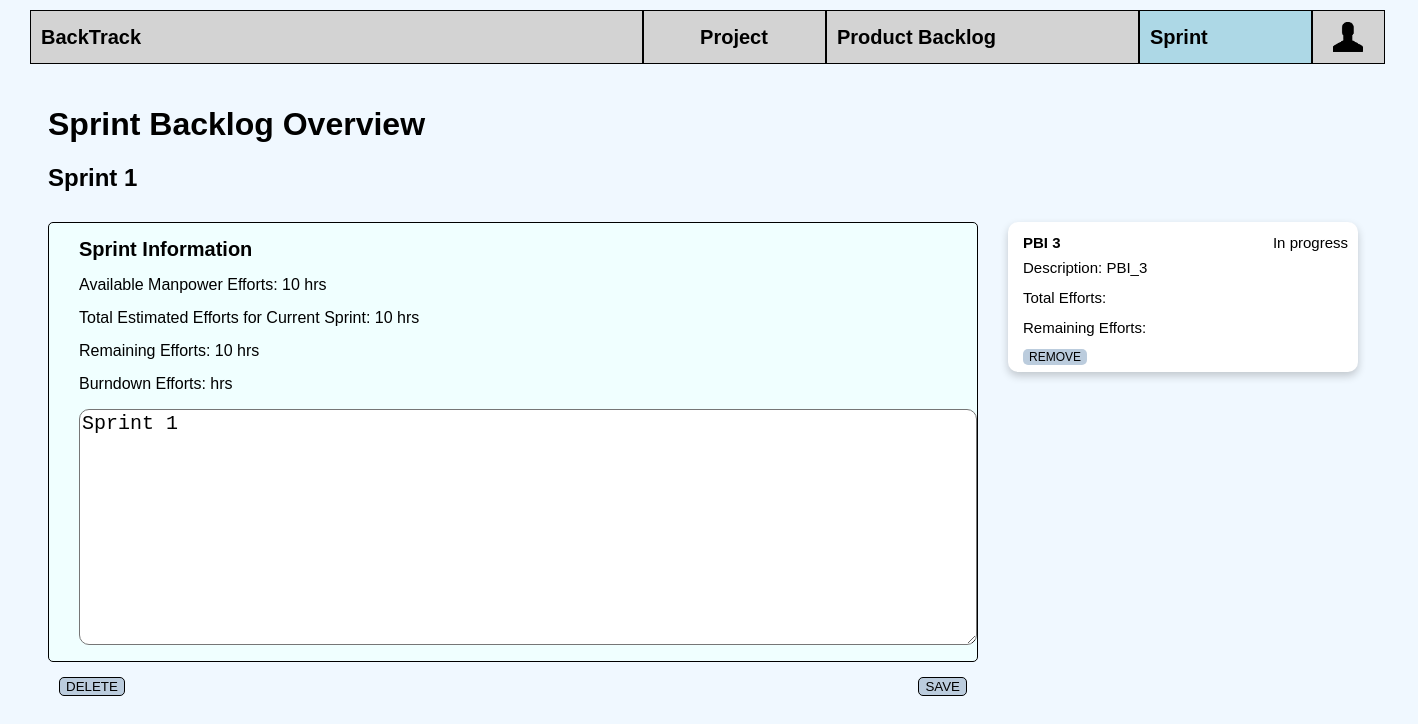
Page /sprints/ on the earlier database version.
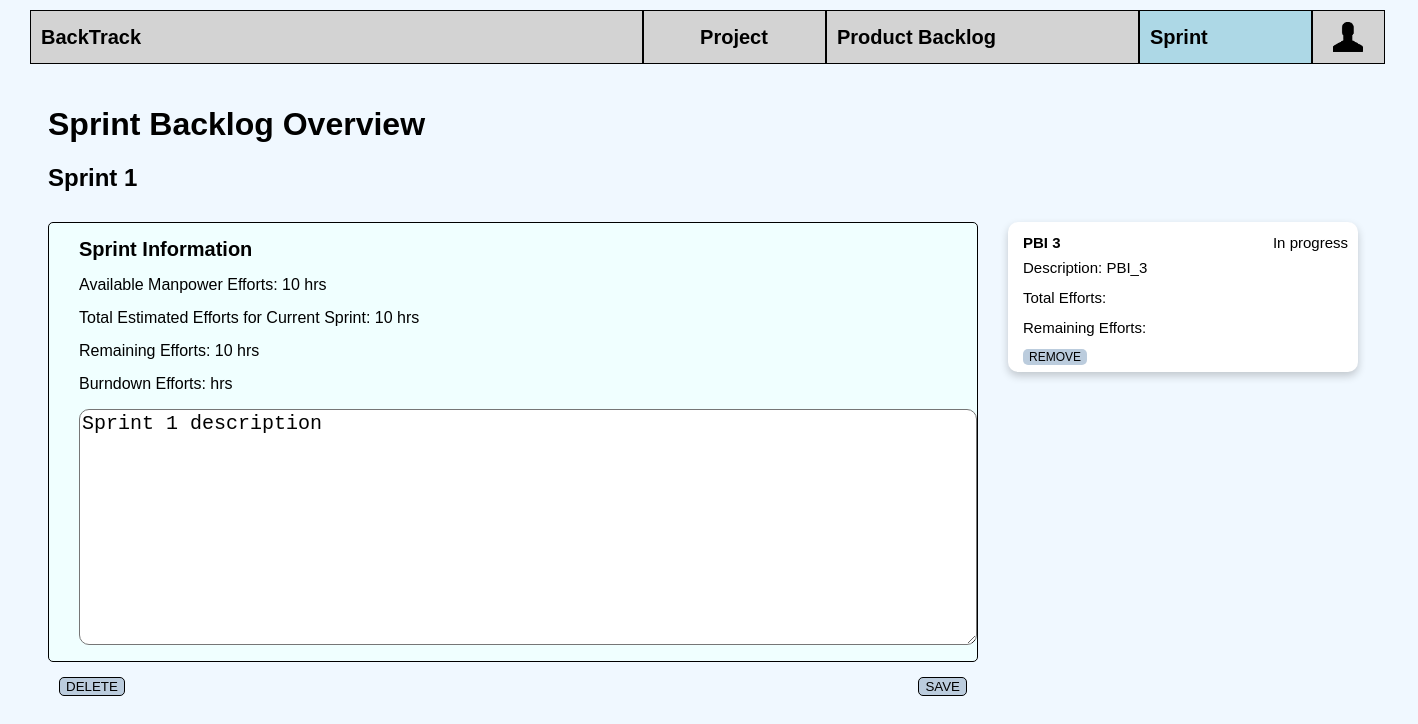
Same page on the later database version.
### sprints/models.py (models this page shows, shortened)
class SprintBacklog(models.Model):
    number = models.IntegerField()
    objects = models.Manager()
    information = models.CharField(max_length=200, default="Description of the current sprint")
    totalEf = models.IntegerField(default=10, null=True)
    initialEf = models.IntegerField(default=10)
    remainEf = models.IntegerField(default=10, null=True)
    id = models.AutoField(primary_key=True)
    STATUS = (('C', 'created'), ('R', 'Removed'))
    status = models.CharField(max_length=10, choices=STATUS, default='created')

### sprints/views.py (the view, shortened to what this page needs)
# urls.py: path('',views.SprintManagement, name='sprints'),
def SprintManagement(request):
    if SprintBacklog.objects.count() == 0:
    	return redirect('http://127.0.0.1:8000/sprints/createsprint')
    sprint = SprintBacklog.objects.get(number=1)
    tasks=Task.objects.all()
    for i in tasks:
        pbi_index=i.pbi.id
        pbi_update=PBI.objects.get(pk=pbi_index)
        pbi_update.status="IP"
        pbi_update.save()
    if request.method=="POST":
        info=request.POST.get('information_of_sprint',False)
        sprint.information=info
        sprint.save()
    return render(request,'sprints/sprints.html',{'task_list':tasks,'sprint':sprint})

### templates/sprints/sprints.html (shortened to what this page needs)
{% extends 'base.html' %}
{% block content %}
<div style="margin-left: 20px;margin-right: 120px; " class="container" id="currentSprint">
    <div class="row">
        <h1 style="text-align: left;margin-left: 20px;margin-top:40px">Sprint Backlog Overview</h1></div>
    <div class="row"><h2 style="text-align: left;margin: 20px">Sprint {{sprint.number}}</h2></div>
    <div class="row" style="display: flex;">
        <div class="column" style="flex: 70%; margin-top: 10px">
            <div id="SprintInfo">
                <div style="font-size:20px;"><b >Sprint Information</b></div>
                <div id="initialEf">Available Manpower Efforts: {{sprint.initialEf}} hrs </div>
                <div >Total Estimated Efforts for Current Sprint: <span id="totalEf">{{sprint.totalEf}}</span> hrs </div>
                <div>Remaining Efforts: <span id="remainingEf">{{sprint.remainEf}}</span> hrs </div>
                <div>Burndown Efforts:  hrs </div>
                <form name="description_of_sprint" method="POST">
                    <p><textarea name="information_of_sprint" style="border-radius:10px;margin-left:30px; font-size: 20px" rows="10" cols="73" title="description" >{{sprint.information}}</textarea></p>
                    <p style="text-align: right; padding-right: 10px; float: right;"><button style="background-color: #bbccdd;border: 1px black solid;border-radius: 5px" type="submit">SAVE</button></p>
                </form>
                <form action="delsprint/" method="POST">
                    <p style="text-align: right; padding-left: 10px; float: left;"><button style="background-color: #bbccdd;border: 1px black solid;border-radius: 5px" type="submit">DELETE</button></p>
                 </form>
            </div>
        </div>
        <div class="column" style="flex: 30%;margin-top: 10px">
            {% for task in task_list %}
            <div class="card" style="margin-bottom:8px;background-color: white;box-shadow: 0 4px 8px 0 rgba(0,0,0,0.2);margin-right: 30px">
                <a href="pbi{{task.pbi.id}}">
                <div class="cardcontainer" style="padding: 2px 10px;">
                    <div style="width:100%;display: flex">
                        <div style="flex: 50%;text-align: left;margin-left: 0"><b>PBI {{task.pbi.id}}</b></div>
                        <div class="cardStatus">{{task.pbi.get_status_display}}</div>
                    </div>
                        <div class="description">Description: {{task.pbi.description}}</div>
                        <div >Total Efforts:  </div>
                        <div >Remaining Efforts: </div>
                        <div>
                            <form action="" method="GET">
                                <button style="font-size:12px;border-radius: 5px;border: 0 none; background-color: #bbccdd" class="DeleteButton" name="DeleteButton" value="{{task.id}}">REMOVE</button>
                            </form>
                        </div>
                </div>
                </a>
            </div>
            {%empty%}
            <div>No PBI yet.</div>
            {% endfor %}
        </div>
    </div>
</div>
{% endblock %}

Differences in the rows shown:
changed SprintBacklog: information_of_sprint "Sprint 1" → "Sprint 1 description"
